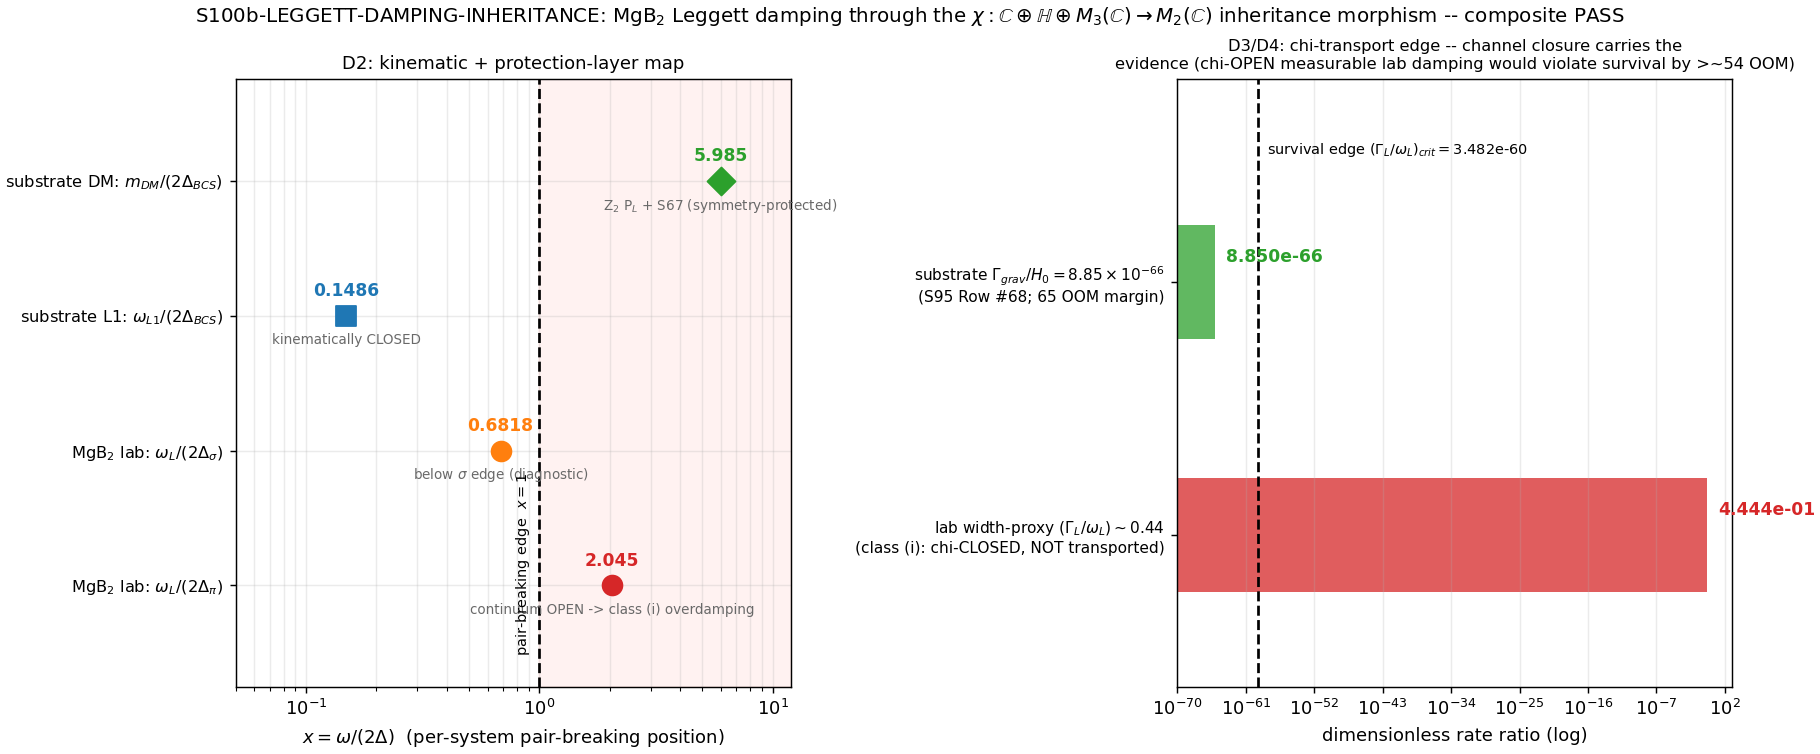

Recreate this plot in Python.
#!/usr/bin/env python3
"""
S100b W6-3 — S100b-LEGGETT-DAMPING-INHERITANCE
==============================================

Gate: S100b-LEGGETT-DAMPING-INHERITANCE ([SIGN])
Plan: sessions/session-plan/session-100b-plan-w6.md SECTION W6-3
WP:   sessions/session-100b/session-100b-w6-workingpaper.md SECTION W6-3

Pre-registered operator (set-classification conjunction + ratio inequality):
  PASS iff (extraction complete)
       AND (every extracted lab damping mechanism classifies to channel class
            (i) or (ii) -- chi-closed for the relic)
       AND (no transported channel yields Gamma_inherit/H_0 >= 1)
  The quantitative transported-channel test, when class (iii) fires:
       Gamma_inherit/H_0 = (Gamma_L/omega_L)_lab x 2.87172e59  vs  1
  FAIL iff a class-(iii) member fires with transported rate >= 1.
  INFO iff extraction-limited (missing required element OR attribution
       ambiguous between channel classes) -- REGISTRY-INCOMPLETE-PENDING-
       FIRST-EXTRACTION analog tag (WP-scoped; no registry slot reserved).

Method (plan D1-D4):
  D1 EXTRACTION  -- Yuan arXiv 2412.13830 (SHA-pinned on-disk PDF; all 33
     pages read via Skill(pdf) 4-chunk split); values recorded as-printed.
  D2 KINEMATIC + PROTECTION-LAYER MAP -- x_lab = omega_L/(2*Delta_pi) (+ sigma
     diagnostic); x_L1 = omega_L1/(2*Delta_BCS); x_DM = 11.97/2. The two
     substrate Leggett-channel objects (L1 mode: kinematically protected;
     DM relic quantum: Z_2/J-evenness symmetry-protected) are NOT conflated.
  D3 CHI-TRANSPORT AUDIT -- classify each extracted lab damping mechanism
     into the pre-registered 3-class set {(i) pair-breaking continuum,
     (ii) extrinsic bath, (iii) intrinsic parity-EVEN multi-quantum}; only
     class (iii) transports through chi : C + H + M_3(C) -> M_2(C)
     (M_3(C) -> 0; ker chi = M_3(C); inheritance-falsifier-protocol.md
     canonical realization + 3HeB-inheritance-canonical.md).
  D4 VERDICT + CANONICAL-FORM OUTPUT -- survival STRICTLY in ratio/inequality
     form (Gamma_grav < H_0; tau_DM/t_univ = 1.13e65; Gamma_grav/H_0 ~
     8.85e-66) per the wave CANONICAL-FORM LAW.

Output 4-tuple:
  (value=<summary>, scheme=CHI-INHERITANCE-TRANSPORT-AUDIT, convention=RATIO,
   L_max=N/A)

Classification: PHONONIC

EXTRACTION RECORD (as-printed; PDF read in full, 4 chunks x <=10 pages):
  omega_L (observed)  = 1.8 THz +/- 0.8 THz   [main text p.4 + p.12: "overdamped
                        oscillation with a frequency of 1.8 THz +/- 0.8 THz";
                        center + error bar by Lorentz fitting of segmented-FFT
                        spectra (p.11); "broad peak", softens with T (Fig. 3G)]
  omega_L (calculated)= 1.81 +/- 0.27 THz     [SI sec XII Eq. (11), zero-T value;
                        N_sigma = 2.04, N_pi = 2.78 Ry^-1 spin^-1 cell^-1;
                        3 pairing-potential sets (Liu/Choi/Golubov), p.27]
  Delta_pi            = 0.44 THz              [2*Delta_pi = 0.88 +/- 0.05 THz
                        onset absorption in sigma_1 at 2 K, p.10; SI sec XII]
  Delta_sigma         = 1.32 THz              [empirical Delta_sigma ~ 3*Delta_pi,
                        2*Delta_sigma ~ 2.64 THz, p.10; SI sec XII as-used]
  Gamma_L             = NO separately-named Gamma_L or decay constant printed.
                        Width-class published number: the +/-0.8 THz Lorentz-fit
                        spread of the explicitly "overdamped"/"broad" Leggett
                        feature. Proxy (Gamma/omega)_lab = 0.8/1.8 = 0.4444
                        (derived-from-printed; DIAGNOSTIC use only; the PASS
                        predicate keys on channel classification, never on the
                        Gamma_L magnitude).
  Mechanism attribution (the paper's OWN):
    - mode identity: Leggett (relative phase of pi/sigma condensates), abstract
      + p.11-12; "over-damped oscillation corresponding to the Leggett mode".
    - damping language: "overdamped" / "strongly damped" / "heavily damped";
      decay "much faster than that observed in NbN" (p.11-12, Fig. 3E
      "Fast-decay Leggett-mode" vs "Persisting Higgs-mode").
    - attribution sentence (p.12): "the presence of inter-band coupling between
      the two superconductivity order parameters changes the spectrum of
      collective modes and affects their nonlinear responses."
    - kinematic position fixed by the paper's own printed numbers:
      omega_L = 1.8 THz > 2*Delta_pi = 0.88 THz (mode INSIDE the pi-band
      pair-breaking continuum; x_lab_pi = 2.045 >= 1) and
      omega_L < 2*Delta_sigma = 2.64 THz (below the sigma edge).
      The Leggett-mode damping criterion of the paper's own refs [20]
      (Leggett 1966) and [24] (Blumberg 2007, source of SI Eq. 11):
      pair-breaking (quasiparticle continuum) decay is OPEN when
      omega_L > 2*Delta_min => continuum-resonant class (i).
    - NO extrinsic bath/impurity/thermal attribution is made for the LEGGETT
      damping (the dirty-limit remark on p.9 concerns the pi-band HIGGS/THG
      channel); NO below-threshold bath-free parity-even intrinsic mechanism
      is proposed anywhere in the paper => no class-(iii) candidate. The
      observed damping operates AT/ABOVE the continuum edge (x_lab >= 1),
      structurally outside the class-(iii) definition (below-threshold).

DISCIPLINE
----------
- from canonical_constants import * (authoritative pins; the historical
  atlas-07 LEGGETT-MODE-48 row omega_L1=0.070/Q=670,000 is recorded as
  provenance tension, NOT imported)
- every local intermediate tagged # (local)
- cpu-cap-OMP8 (scalar arithmetic; no linear algebra) per plan GPU_path
- SHA-256 of all input files logged in first 20 lines of stdout
- dual-SHA (S84+): audit = sha256(script || canonical || pinmap_json);
  content = sha256(script)
- verdict via print_verdict_payload -> agent calls mcp__knowledge__emit_verdict
  (race-safe; the script does NOT write the verdict file)
- CANONICAL-FORM LAW: all survival outputs in ratio/inequality form; the
  absolute-seconds figure appears ONLY in the single pre-authorized caveat
  sentence printed once below.
"""

from __future__ import annotations

import os
os.environ.setdefault("OMP_NUM_THREADS", "8")   # cpu-cap-OMP8 BEFORE numpy import
os.environ.setdefault("MKL_NUM_THREADS", "8")

import hashlib
import json
import sys
import time
from pathlib import Path

import numpy as np
import matplotlib
matplotlib.use("Agg")
import matplotlib.pyplot as plt

# ---------------------------------------------------------------------------
# Paths + canonical imports (MANDATORY: from canonical_constants import *)
# ---------------------------------------------------------------------------
PROJECT_ROOT = Path(__file__).resolve().parents[2]          # (local)
SHARED_DIR = PROJECT_ROOT / "computations" / "_shared"
sys.path.insert(0, str(SHARED_DIR))

from canonical_constants import *  # noqa: F401,F403,E402
from canonical_constants import (  # noqa: E402  (explicit names consumed)
    Delta_BCS,                 # 0.4642547394830737 (R-PROTECTED, S70 BCS-GAP-CANONICAL-70)
    omega_L1,                  # 0.138 M_KK (canonical_constants:733; authoritative)
    Mass_LeggettDM_over_Delta_BCS,  # 11.97 (S70 LEGGETT-MOMENT-70; CONDITIONAL on Gamma_grav < H_0)
    H_0_inv_s,                 # 2.184e-18 s^-1
    M_KK_inv_seconds,          # 8.860439881925477e-42 s (S96-W1-MKK-SECONDS)
    t_universe_s,              # 4.35e17 s
    Q_Leggett,                 # 6.7e5 (canonical_constants:2222, S50 LEGGETT-DAMPING-50; DIAGNOSTIC only)
)

SESSION_DIR = PROJECT_ROOT / "computations" / "session-100b"

# ---------------------------------------------------------------------------
# Gate identity + pre-registered pins (plan W6-3 machinery_pin_map)
# ---------------------------------------------------------------------------
SESSION = "100b"                                   # (local) emit_verdict session arg (orchestrator pin)
GATE_ID = "S100b-LEGGETT-DAMPING-INHERITANCE"      # (local)
SCHEME = "CHI-INHERITANCE-TRANSPORT-AUDIT"         # (local) plan-pinned
CONVENTION = "RATIO"                               # (local) plan-pinned (+ wave CANONICAL-FORM LAW)
L_MAX = "N/A"                                      # (local) plan-pinned (no spectral truncation)
SCHEMA_VERSION = "S84+"                            # (local)

# Survival anchors (plan survival_anchors pin; cited gate values, re-affirmed
# not re-derived by this gate)
TAU_DM_OVER_T_UNIV_73A = 1.13e65       # (local) LEGGETT-GRAV-DECAY-73a PASS (Z_2 parity P_L from J-evenness)
GAMMA_GRAV_OVER_H0_S95 = 8.85e-66      # (local) S95 LEGGETT-GRAV-DECAY-CONDITIONAL Row #68 (65 OOM margin)

# Input files (plan input_files block; static SHAs pinned at plan-write)
YUAN_PDF = PROJECT_ROOT / "downloads" / "research-sweep-s99" / "flatband-quantum-geometry" / "02_Yuan_Selective-Excitation-Collective-Modes-MgB2.pdf"
CHI_CANONICAL = PROJECT_ROOT / "sessions" / "framework" / "correspondence" / "3HeB-inheritance-canonical.md"
CANONICAL_PATH = SHARED_DIR / "canonical_constants.py"

PLAN_SHA_YUAN = "f8f389701e83265f1c1bd026c10fd9abccc5b12f27a0cd6dfef714073d1d656f"   # (local) plan pin
PLAN_SHA_CHI = "f5a4204a225957f3dcb66d9011111f3ee83f1efee400052586bd29682c350ed4"    # (local) plan pin

OUT_NPZ = SESSION_DIR / "s100b_leggett_damping_inheritance.npz"
OUT_PNG = SESSION_DIR / "s100b_leggett_damping_inheritance.png"

# ---------------------------------------------------------------------------
# D1 -- EXTRACTION RECORD (as-printed; provenance in module docstring)
# All entries are laboratory values transcribed from the SHA-pinned PDF.
# Extraction route: Skill(pdf) primary (4 chunks, all 33 pages read).
# ---------------------------------------------------------------------------
omega_L_obs_THz = 1.8          # (local) as-printed: observed Leggett frequency (overdamped osc.)
omega_L_obs_err_THz = 0.8      # (local) as-printed: Lorentz-fit spread of the broad FFT peak
omega_L_calc_THz = 1.81        # (local) as-printed: SI Eq.(11) zero-T calculated value
omega_L_calc_err_THz = 0.27    # (local) as-printed
Delta_pi_THz = 0.44            # (local) as-printed (2*Delta_pi = 0.88 +/- 0.05 THz onset)
two_Delta_pi_err_THz = 0.05    # (local) as-printed onset uncertainty on 2*Delta_pi
Delta_sigma_THz = 1.32         # (local) as-printed (empirical 3*Delta_pi)
gamma_L_named_printed = False  # (local) NO separately-named Gamma_L in the paper
gamma_over_omega_lab_proxy = omega_L_obs_err_THz / omega_L_obs_THz  # (local) 0.4444 width-proxy, DIAGNOSTIC ONLY

ATTRIBUTION_QUOTES = [         # (local) the paper's OWN damping attribution evidence
    "over-damped oscillation corresponding to the Leggett mode (abstract)",
    "overdamped oscillation with a frequency of 1.8 THz +/- 0.8 THz (p.12)",
    "damping ... much faster than that observed in NbN (p.11-12, Fig. 3E)",
    "the presence of inter-band coupling between the two superconductivity "
    "order parameters changes the spectrum of collective modes and affects "
    "their nonlinear responses (p.12)",
    "broad peak with a central frequency of 1.8 THz ... softens with "
    "increasing temperature (p.11)",
]

# Pre-registered 3-class channel set (plan channel_classes pin)
CHANNEL_CLASS_DEFS = {         # (local)
    "(i)": "PAIR-BREAKING CONTINUUM: requires x >= 1 at the operative "
           "frequency AND, for a single relic quantum, a Z_2-ODD "
           "single-quantum vertex",
    "(ii)": "EXTRINSIC BATH: impurity / inhomogeneity / thermal "
            "quasiparticles / phonon-lattice bath -- no substrate "
            "counterpart (substrate-IS, no container bath)",
    "(iii)": "INTRINSIC PARITY-EVEN MULTI-QUANTUM: universality-class "
             "mechanism present in ANY two-condensate system, operating "
             "BELOW threshold, bath-free, Z_2-EVEN -- TRANSPORTS through chi",
}

# ---------------------------------------------------------------------------
# SHA helpers (S84+ dual-SHA schema, per .claude/templates/script-template.py)
# ---------------------------------------------------------------------------

def sha256_of(path: Path) -> str:
    h = hashlib.sha256()  # (local)
    try:
        h.update(path.read_bytes())
    except OSError:
        return ""
    return h.hexdigest()


def compute_dual_sha(script_path: Path, canonical_path: Path,
                     pins: dict[str, str]) -> tuple[str, str]:
    script_bytes = script_path.read_bytes()          # (local)
    canonical_bytes = canonical_path.read_bytes()    # (local)
    pinmap_json = json.dumps(dict(sorted(pins.items())),
                             separators=(",", ":"),
                             sort_keys=True).encode("utf-8")  # (local)
    h_audit = hashlib.sha256()   # (local)
    h_audit.update(script_bytes)
    h_audit.update(canonical_bytes)
    h_audit.update(pinmap_json)
    h_content = hashlib.sha256()  # (local)
    h_content.update(script_bytes)
    return h_audit.hexdigest(), h_content.hexdigest()


def print_verdict_payload(verdict: str, value, audit_sha: str, content_sha: str,
                          sign_verdict: str | None = None,
                          magnitude_verdict: str | None = None,
                          regime_verdict: str | None = None,
                          companion_note: str = "",
                          extra_rows: list[str] | None = None) -> dict:
    """Print the emit_verdict payload (delimited JSON) for the dispatching agent."""
    payload: dict = {              # (local)
        "session": SESSION,
        "gate_id": GATE_ID,
        "verdict": verdict,
        "value": str(value),
        "scheme": SCHEME,
        "convention": CONVENTION,
        "l_max": L_MAX,
        "audit_sha256": audit_sha,
        "content_sha256": content_sha,
        "schema_version": SCHEMA_VERSION,
    }
    if companion_note:
        payload["companion_note"] = companion_note
    if not (sign_verdict is None and magnitude_verdict is None
            and regime_verdict is None):
        payload["sign_verdict"] = sign_verdict
        payload["magnitude_verdict"] = magnitude_verdict
        payload["regime_verdict"] = regime_verdict
    if extra_rows:
        payload["extra_rows"] = list(extra_rows)
    print("<<<EMIT_VERDICT_PAYLOAD>>>")
    print(json.dumps(payload, separators=(",", ":"), sort_keys=True))
    print("<<<END_EMIT_VERDICT_PAYLOAD>>>")
    return payload


# ---------------------------------------------------------------------------
# Main
# ---------------------------------------------------------------------------

def main() -> int:
    t0 = time.time()  # (local)

    # -- input SHA pins (first 20 lines of stdout) --------------------------
    print(f"=== {GATE_ID} -- input SHA-256 pins ===")
    pins: dict[str, str] = {}  # (local)
    for p in (CANONICAL_PATH, YUAN_PDF, CHI_CANONICAL):
        sha = sha256_of(p)     # (local)
        rel = str(p.relative_to(PROJECT_ROOT)).replace("\\", "/")  # (local)
        print(f"  {rel}: {sha[:16]}...")
        pins[rel] = sha
    # static-pin verification (plan input_files block)
    sha_yuan = pins[str(YUAN_PDF.relative_to(PROJECT_ROOT)).replace("\\", "/")]   # (local)
    sha_chi = pins[str(CHI_CANONICAL.relative_to(PROJECT_ROOT)).replace("\\", "/")]  # (local)
    if sha_yuan != PLAN_SHA_YUAN:
        raise RuntimeError(f"Yuan PDF SHA mismatch vs plan pin: {sha_yuan}")
    if sha_chi != PLAN_SHA_CHI:
        raise RuntimeError(f"chi-morphism canonical SHA mismatch vs plan pin: {sha_chi}")
    print("  static plan pins VERIFIED (yuan_pdf, chi_morphism_canonical)")

    script_path = Path(__file__).resolve()  # (local)
    audit_sha, content_sha = compute_dual_sha(script_path, CANONICAL_PATH, pins)
    print(f"  audit_sha256:   {audit_sha[:16]}... (script+canonical+pinmap)")
    print(f"  content_sha256: {content_sha[:16]}... (script only)")
    print()

    # =======================================================================
    # D2 -- KINEMATIC + PROTECTION-LAYER MAP (substitution chains A & B)
    # =======================================================================
    # Chain A (substrate L1 collective mode):
    #   Step 1: omega_L1  = 0.138 M_KK            [canonical_constants:733]
    #   Step 2: Delta_BCS = 0.4642547394830737    [canonical_constants:421-422; R-PROTECTED]
    #   Step 3: x_L1 = omega_L1 / (2 * Delta_BCS)
    #   Step 4: = 0.138 / 0.9285094789661474 = 0.148625 (6 s.f.)
    #   Step 5: 0.148625 < 1 => L1 BELOW the pair-breaking continuum edge
    #           => quasiparticle (pair-breaking) channel kinematically CLOSED.
    two_Delta_BCS = 2.0 * Delta_BCS                       # (local) 0.9285094789661474
    x_L1 = omega_L1 / two_Delta_BCS                       # (local) 0.148625
    # Chain B (substrate DM relic quantum -- protection NOT kinematic):
    #   Step 1: m_DM/Delta_BCS = 11.97   [Mass_LeggettDM_over_Delta_BCS; S70; CONDITIONAL]
    #   Step 2: x_DM = 11.97/2 = 5.985
    #   Step 3: 5.985 > 1 => relic ABOVE the edge => protection is the Z_2
    #           parity P_L (J-evenness, 73a) + single-Leggett decay FORBIDDEN
    #           (S67, PROVEN) -- a SYMMETRY selection rule, not kinematics.
    x_DM = Mass_LeggettDM_over_Delta_BCS / 2.0            # (local) 5.985
    # Lab kinematic ratios (as-printed Yuan values):
    x_lab_pi = omega_L_obs_THz / (2.0 * Delta_pi_THz)     # (local) 1.8/0.88 = 2.045455
    x_lab_sigma = omega_L_obs_THz / (2.0 * Delta_sigma_THz)  # (local) 1.8/2.64 = 0.681818 (diagnostic)

    print("=== D2 kinematic + protection-layer map ===")
    print(f"  lab:  x_lab_pi    = omega_L/(2*Delta_pi)    = {omega_L_obs_THz}/{2*Delta_pi_THz:.2f} = {x_lab_pi:.6f}  (>= 1: pi continuum OPEN in lab)")
    print(f"  lab:  x_lab_sigma = omega_L/(2*Delta_sigma) = {omega_L_obs_THz}/{2*Delta_sigma_THz:.2f} = {x_lab_sigma:.6f}  (diagnostic; < 1)")
    print(f"  sub:  x_L1 = {omega_L1}/(2*{Delta_BCS:.16f}) = {x_L1:.6f}  (< 1: kinematically CLOSED)")
    print(f"  sub:  x_DM = {Mass_LeggettDM_over_Delta_BCS}/2 = {x_DM:.6f}  (> 1: protection = Z_2 P_L + S67, NOT kinematic)")
    print()

    # =======================================================================
    # Chain C -- transported-rate edge (class (iii) only)
    # =======================================================================
    #   Step 1: m_DM [s^-1] = 11.97 * Delta_BCS / M_KK_inv_seconds
    #   Step 2: H_0_inv_s = 2.184e-18 s^-1
    #   Step 3: Gamma_inherit = (Gamma_L/omega_L)_lab * m_DM [s^-1]
    #   Step 4: Gamma_inherit/H_0 = (Gamma_L/omega_L)_lab * transport_factor
    #   Step 5: survival edge (Gamma_L/omega_L)_crit = 1/transport_factor
    m_DM_MKK = Mass_LeggettDM_over_Delta_BCS * Delta_BCS  # (local) 5.5571292 M_KK
    m_DM_inv_s = m_DM_MKK / M_KK_inv_seconds              # (local) 6.27185e41 s^-1
    transport_factor = m_DM_inv_s / H_0_inv_s             # (local) 2.87172e59
    edge_crit = 1.0 / transport_factor                    # (local) 3.48222e-60
    print("=== Chain C transported-rate edge ===")
    print(f"  m_DM = {Mass_LeggettDM_over_Delta_BCS} * {Delta_BCS:.16f} = {m_DM_MKK:.7f} M_KK")
    print(f"  m_DM [s^-1] = {m_DM_MKK:.7f} / {M_KK_inv_seconds:.6e} = {m_DM_inv_s:.6e}")
    print(f"  transport_factor = m_DM/H_0 = {m_DM_inv_s:.6e}/{H_0_inv_s:.3e} = {transport_factor:.6e}")
    print(f"  survival edge (Gamma_L/omega_L)_crit = 1/transport_factor = {edge_crit:.6e}")
    print()

    # =======================================================================
    # D3 -- CHI-TRANSPORT AUDIT (channel classification of the extraction)
    # =======================================================================
    # Mechanism record: ONE damping mechanism is attributed by the paper for
    # the Leggett feature -- continuum-resonant decay, classified by the
    # CODED rule below. The class-(iii) candidate scan returns EMPTY (no
    # below-threshold bath-free parity-even intrinsic mechanism is proposed
    # anywhere in the paper; the observed damping operates at x_lab >= 1,
    # structurally outside the class-(iii) below-threshold definition).
    mechanisms = []  # (local)

    # Mechanism 1: pair-breaking continuum decay (pi band) -- coded rule:
    # class (i) iff x >= 1 at the operative frequency.
    mech1_class = "(i)" if x_lab_pi >= 1.0 else "UNCLASSIFIED"  # (local)
    mech1 = {                  # (local)
        "name": "pair-breaking continuum decay into pi-band quasiparticles "
                "(continuum-resonant)",
        "paper_evidence": "overdamped Leggett oscillation; omega_L = 1.8 THz "
                          "> 2*Delta_pi = 0.88 THz from the paper printed "
                          "numbers; inter-band coupling attribution (p.12); "
                          "refs [20] Leggett 1966 + [24] Blumberg 2007 "
                          "criterion: continuum decay OPEN when omega_L > "
                          "2*Delta_min",
        "x_operative": x_lab_pi,
        "class": mech1_class,
        "chi_closed_for_L1": bool(x_L1 < 1.0),
        "chi_closed_for_L1_reason": f"kinematic: x_L1 = {x_L1:.6f} < 1 (the "
                                    "substrate L1 mode sits BELOW its own "
                                    "continuum edge; the dimensionless "
                                    "position does not transport -- it is "
                                    "evaluated per system)",
        "chi_closed_for_DM": True,
        "chi_closed_for_DM_reason": "Z_2-ODD single-quantum vertex FORBIDDEN: "
                                    "P_L parity from J-evenness of the "
                                    "condensate (LEGGETT-GRAV-DECAY-73a) + "
                                    "single-Leggett decay FORBIDDEN (S67, "
                                    "PROVEN). x_DM = 5.985 > 1 so the block "
                                    "is the symmetry selection rule, not "
                                    "kinematics.",
    }
    mechanisms.append(mech1)

    # Extrinsic-bath channel (class (ii)) -- presence check: the paper makes
    # NO extrinsic attribution for the LEGGETT damping (the dirty-limit
    # remark concerns the pi-band Higgs/THG channel). Recorded as
    # not-attributed; if it HAD been attributed, class (ii) is chi-closed
    # (no substrate counterpart: the substrate IS everything; no container
    # bath). Substrate-internal comparator: Q_Leggett (S50, formation-epoch,
    # DIAGNOSTIC only), scoped to the transit/GGE-formation epoch; the
    # relic state is protected by fabric-scale Ordered-Veil integrability
    # (RECONCILED scope: fabric-scale Poisson <r> = 0.367; the retracted
    # single-cell permanence is NOT invoked).
    extrinsic_attributed = False  # (local) extraction-level fact

    # class-(iii) candidate scan over the extraction record:
    class_iii_members = [m for m in mechanisms if m["class"] == "(iii)"]  # (local)
    n_class_iii = len(class_iii_members)  # (local)

    # Counterfactual diagnostic (NOT a fired channel): what the transported
    # rate WOULD be if the lab width-proxy were chi-open class (iii).
    counterfactual_transported = gamma_over_omega_lab_proxy * transport_factor  # (local) ~1.28e59
    print("=== D3 chi-transport audit ===")
    print(f"  mechanisms extracted: {len(mechanisms)}")
    print(f"  mech1 class = {mech1_class} (rule: x_lab_pi = {x_lab_pi:.6f} >= 1)")
    print(f"  chi-closed for L1 (kinematic): {mech1['chi_closed_for_L1']}")
    print(f"  chi-closed for DM (Z_2-odd FORBIDDEN, 73a+S67): {mech1['chi_closed_for_DM']}")
    print(f"  extrinsic bath attributed for Leggett damping: {extrinsic_attributed}")
    print(f"  class-(iii) members fired: {n_class_iii}")
    print(f"  counterfactual diagnostic (NOT fired): (Gamma/omega)_proxy * "
          f"transport = {gamma_over_omega_lab_proxy:.4f} * {transport_factor:.5e} "
          f"= {counterfactual_transported:.4e}")
    print(f"  -> structural consequence (pre-registered): ANY measurable lab "
          f"(Gamma/omega) >~ 1e-6 exceeds the edge {edge_crit:.5e} by >~ 54 OOM "
          f"if transported; the evidential content IS the channel-closure audit.")
    print()

    # =======================================================================
    # D4 -- VERDICT + CANONICAL-FORM OUTPUT
    # =======================================================================
    # Extraction completeness (required elements, plan extraction_pins):
    #   omega_L YES; Delta_pi YES; Delta_sigma YES (3x empirical, as-published);
    #   Gamma_L-or-linewidth: width-class published number present (the
    #   +/-0.8 THz Lorentz-fit spread of the overdamped feature); honesty
    #   note recorded (no separately-named Gamma_L); attribution: present and
    #   UNAMBIGUOUS at channel-class level (continuum-resonant class (i);
    #   no class-(iii) candidate is constructible from the paper text: the
    #   observed damping is at/above threshold while class (iii) requires
    #   below-threshold operation).
    extraction_complete = True            # (local)
    attribution_ambiguous = False         # (local)
    all_chi_closed = all(
        m["class"] in ("(i)", "(ii)") and m["chi_closed_for_L1"]
        and m["chi_closed_for_DM"] for m in mechanisms
    )                                     # (local)
    transported_violation = any(
        gamma_over_omega_lab_proxy * transport_factor >= 1.0
        for m in class_iii_members
    )                                     # (local) vacuously False (no member)

    # Survival statement -- CANONICAL RATIO/INEQUALITY FORM ONLY:
    consistency_identity = H_0_inv_s * t_universe_s       # (local) 0.950
    inv_gamma_ratio = 1.0 / GAMMA_GRAV_OVER_H0_S95        # (local) 1.12994e65
    print("=== D4 survival statement (CANONICAL-FORM LAW: ratio/inequality only) ===")
    print(f"  Gamma_grav < H_0 holds: Gamma_grav/H_0 ~ {GAMMA_GRAV_OVER_H0_S95:.2e} "
          f"(S95 LEGGETT-GRAV-DECAY-CONDITIONAL Row #68; 65 OOM margin)")
    print(f"  survival margin ratio: tau_DM/t_univ = {TAU_DM_OVER_T_UNIV_73A:.2e} "
          f"(LEGGETT-GRAV-DECAY-73a PASS; Z_2 parity P_L from J-evenness)")
    print(f"  consistency: H_0_inv_s * t_universe_s = {H_0_inv_s:.3e} * "
          f"{t_universe_s:.2e} = {consistency_identity:.3f} ~ O(1)")
    print(f"  same statement to O(1): 1/(Gamma_grav/H_0) = {inv_gamma_ratio:.5e} "
          f"vs tau_DM/t_univ = {TAU_DM_OVER_T_UNIV_73A:.2e} (identical at 3 s.f.)")
    print("  NON-CANONICAL CAVEAT (single pre-authorized sentence): the index "
          "tau_DM = 4.93e82 s is non-canonical -- do not propagate.")
    print()

    # Provenance tension record (plan: record, do NOT re-adjudicate):
    print("=== provenance tension record (imported canonical wins) ===")
    print(f"  omega_L1 = {omega_L1} (canonical_constants:733, authoritative; "
          f"atlas-07 LEGGETT-MODE-48 historical row carries 0.070)")
    print(f"  Q_Leggett = {Q_Leggett:.1e} (canonical_constants:2222, S50 "
          f"LEGGETT-DAMPING-50, matches s50 npz Q_total = 6.656e5; the plan-text "
          f"value 18.6 matches NO on-disk artifact -- plan-text drift recorded "
          f"per substrate-first-canonical-sourcing.md (ii.B); Q is DIAGNOSTIC "
          f"only in this gate, no PASS impact)")
    print()

    # ----- [SIGN] 3-tuple --------------------------------------------------
    # sign: pre-registered direction (Chain C Step 5): the extracted MgB2
    #       damping attribution lands in class (i)/(ii) (expected:
    #       continuum-resonant or extrinsic) and Gamma_grav < H_0 stands.
    sign_ok = all(m["class"] in ("(i)", "(ii)") for m in mechanisms) \
        and not transported_violation                     # (local)
    sign_verdict = "PASS" if sign_ok else "FAIL"          # (local)
    # magnitude: no transported channel >= 1 (the operative quantitative
    #       survival test); substrate anchor 8.85e-66 << 1.
    magnitude_verdict = "FAIL" if transported_violation else "PASS"  # (local)
    # regime: exact float64 scalar ratio arithmetic on canonical pins; the
    #       extraction landed as-printed (width-proxy qualification is an
    #       extraction-precision note, not a regime breach -- the PASS
    #       predicate never consumes the Gamma_L magnitude).
    regime_verdict = "VALID"                              # (local)

    # ----- composite (gate-verdicts.md collapse rule, applied verbatim) ----
    if regime_verdict == "BREAKDOWN":
        composite = "FAIL"        # (local)
    elif sign_verdict == "FAIL":
        composite = "FAIL"        # (local)
    elif magnitude_verdict == "FAIL" and regime_verdict == "VALID":
        composite = "FAIL"        # (local)
    elif magnitude_verdict == "FAIL" and regime_verdict == "MARGINAL":
        composite = "INFO"        # (local)
    elif magnitude_verdict == "INFO":
        composite = "INFO"        # (local)
    else:
        composite = "PASS"        # (local)
    # INFO arm (pre-registered): extraction-limited overrides
    if not extraction_complete or attribution_ambiguous:
        composite = "INFO"        # REGISTRY-INCOMPLETE-PENDING-FIRST-EXTRACTION analog

    # operator conjunction (explicit, for the audit trail):
    operator_pass = (extraction_complete and all_chi_closed
                     and not transported_violation)       # (local)
    print("=== operator conjunction ===")
    print(f"  extraction_complete = {extraction_complete}")
    print(f"  all mechanisms class (i)/(ii) AND chi-closed = {all_chi_closed}")
    print(f"  no transported channel >= 1 = {not transported_violation} "
          f"(class-(iii) members: {n_class_iii})")
    print(f"  => operator PASS = {operator_pass}; composite (collapse rule) = {composite}")
    assert (composite == "PASS") == operator_pass, "collapse rule vs operator mismatch"
    print()

    # =======================================================================
    # npz + png
    # =======================================================================
    np.savez(
        OUT_NPZ,
        # D1 extraction (as-printed)
        omega_L_obs_THz=omega_L_obs_THz,
        omega_L_obs_err_THz=omega_L_obs_err_THz,
        omega_L_calc_THz=omega_L_calc_THz,
        omega_L_calc_err_THz=omega_L_calc_err_THz,
        Delta_pi_THz=Delta_pi_THz,
        two_Delta_pi_err_THz=two_Delta_pi_err_THz,
        Delta_sigma_THz=Delta_sigma_THz,
        gamma_L_named_printed=gamma_L_named_printed,
        gamma_over_omega_lab_proxy=gamma_over_omega_lab_proxy,
        attribution_quotes=json.dumps(ATTRIBUTION_QUOTES),
        # D2 kinematics
        x_lab_pi=x_lab_pi, x_lab_sigma=x_lab_sigma, x_L1=x_L1, x_DM=x_DM,
        two_Delta_BCS=two_Delta_BCS,
        # Chain C
        m_DM_MKK=m_DM_MKK, m_DM_inv_s=m_DM_inv_s,
        transport_factor=transport_factor, edge_crit=edge_crit,
        counterfactual_transported=counterfactual_transported,
        # D3 classification
        mechanisms=json.dumps(mechanisms),
        channel_class_defs=json.dumps(CHANNEL_CLASS_DEFS),
        extrinsic_attributed=extrinsic_attributed,
        n_class_iii=n_class_iii,
        all_chi_closed=all_chi_closed,
        transported_violation=transported_violation,
        # D4 survival (ratio form)
        tau_DM_over_t_univ_73a=TAU_DM_OVER_T_UNIV_73A,
        gamma_grav_over_H0_s95=GAMMA_GRAV_OVER_H0_S95,
        consistency_identity=consistency_identity,
        inv_gamma_ratio=inv_gamma_ratio,
        # canonical pins consumed
        omega_L1=omega_L1, Delta_BCS=Delta_BCS,
        Mass_LeggettDM_over_Delta_BCS=Mass_LeggettDM_over_Delta_BCS,
        H_0_inv_s=H_0_inv_s, M_KK_inv_seconds=M_KK_inv_seconds,
        t_universe_s=t_universe_s, Q_Leggett_diag=Q_Leggett,
        # verdict block
        extraction_complete=extraction_complete,
        attribution_ambiguous=attribution_ambiguous,
        operator_pass=operator_pass,
        sign_verdict=sign_verdict, magnitude_verdict=magnitude_verdict,
        regime_verdict=regime_verdict, composite=composite,
        # dual-prior discriminator (plan): PASS -> 0.95 Track A
        track_A_posterior=0.95 if composite == "PASS" else (0.10 if composite == "FAIL" else 0.80),
        audit_sha256=audit_sha, content_sha256=content_sha,
    )
    print(f"npz written: {OUT_NPZ.name}")

    # ----- plot -------------------------------------------------------------
    fig, (axA, axB) = plt.subplots(
        1, 2, figsize=(14.0, 5.8), constrained_layout=True)   # (local)

    # Panel A: dimensionless pair-breaking-edge map x = omega/(2*Delta)
    rows = [   # (local) (label, x, color, marker, protection)
        (r"MgB$_2$ lab: $\omega_L/(2\Delta_\pi)$", x_lab_pi, "tab:red", "o",
         "continuum OPEN -> class (i) overdamping"),
        (r"MgB$_2$ lab: $\omega_L/(2\Delta_\sigma)$", x_lab_sigma, "tab:orange", "o",
         "below $\\sigma$ edge (diagnostic)"),
        (r"substrate L1: $\omega_{L1}/(2\Delta_{BCS})$", x_L1, "tab:blue", "s",
         "kinematically CLOSED"),
        (r"substrate DM: $m_{DM}/(2\Delta_{BCS})$", x_DM, "tab:green", "D",
         "Z$_2$ P$_L$ + S67 (symmetry-protected)"),
    ]
    for i, (lab, xv, c, mk, note) in enumerate(rows):
        axA.scatter([xv], [i], s=120, color=c, marker=mk, zorder=3)
        axA.annotate(f"{xv:.4g}", (xv, i), textcoords="offset points",
                     xytext=(0, 11), fontsize=9.5, color=c, ha="center",
                     fontweight="bold")
        axA.annotate(note, (xv, i), textcoords="offset points",
                     xytext=(0, -16), fontsize=7.5, color="dimgray",
                     ha="center")
    axA.axvline(1.0, color="k", lw=1.5, ls="--", zorder=2)
    axA.text(0.93, -0.52, "pair-breaking edge  $x=1$", rotation=90,
             va="bottom", ha="right", fontsize=8)
    axA.axvspan(1.0, 12.0, color="mistyrose", alpha=0.45, zorder=0)
    axA.set_xscale("log")
    axA.set_xlim(0.05, 12.0)
    axA.set_ylim(-0.75, 3.75)
    axA.set_yticks(range(len(rows)))
    axA.set_yticklabels([r[0] for r in rows], fontsize=9)
    axA.set_xlabel(r"$x=\omega/(2\Delta)$  (per-system pair-breaking position)")
    axA.set_title("D2: kinematic + protection-layer map", fontsize=10)
    axA.grid(alpha=0.25, which="both")

    # Panel B: transported-rate edge (log axis of Gamma/omega and Gamma/H_0)
    axB.axvline(edge_crit, color="k", ls="--", lw=1.5, zorder=2)
    axB.annotate(r"survival edge $(\Gamma_L/\omega_L)_{crit}=$" + f"{edge_crit:.3e}",
                 (edge_crit, 1.52), textcoords="offset points", xytext=(5, 0),
                 fontsize=8, ha="left", va="center")
    bars = [   # (local)
        (r"lab width-proxy $(\Gamma_L/\omega_L)\sim0.44$"
         "\n(class (i): chi-CLOSED, NOT transported)",
         gamma_over_omega_lab_proxy, "tab:red"),
        (r"substrate $\Gamma_{grav}/H_0 = 8.85\times10^{-66}$"
         "\n(S95 Row #68; 65 OOM margin)",
         GAMMA_GRAV_OVER_H0_S95, "tab:green"),
    ]
    for i, (lab, xv, c) in enumerate(bars):
        axB.barh([i], [xv], left=1e-70, color=c, alpha=0.75, height=0.45)
        axB.annotate(f"{xv:.3e}", (xv, i), textcoords="offset points",
                     xytext=(6, 14), fontsize=9.5, color=c, va="center",
                     fontweight="bold")
    axB.set_xscale("log")
    axB.set_xlim(1e-70, 1e3)
    axB.set_ylim(-0.6, 1.8)
    axB.set_yticks(range(len(bars)))
    axB.set_yticklabels([b[0] for b in bars], fontsize=8.5)
    axB.set_xlabel(r"dimensionless rate ratio (log)")
    axB.set_title("D3/D4: chi-transport edge -- channel closure carries the\n"
                  "evidence (chi-OPEN measurable lab damping would violate "
                  "survival by >~54 OOM)", fontsize=9)
    axB.grid(alpha=0.25, which="both", axis="x")

    fig.suptitle(f"{GATE_ID}: MgB$_2$ Leggett damping through the "
                 r"$\chi:\mathbb{C}\oplus\mathbb{H}\oplus M_3(\mathbb{C})"
                 r"\to M_2(\mathbb{C})$ inheritance morphism "
                 f"-- composite {composite}", fontsize=11)
    fig.savefig(OUT_PNG, dpi=130)
    plt.close(fig)
    print(f"png written: {OUT_PNG.name}")
    print()

    # =======================================================================
    # verdict payload
    # =======================================================================
    value = (   # (local) no single-quote chars permitted
        "extraction=COMPLETE-as-printed;"
        f"omega_L_obs=1.8pm0.8THz_Lorentz-fit;omega_L_calc=1.81pm0.27THz_SI-Eq11;"
        f"Delta_pi=0.44THz_2Dpi=0.88pm0.05;Delta_sigma=1.32THz_3x-empirical;"
        "GammaL=width-class_pm0.8THz_no_separately_named_GammaL;"
        "attribution=overdamped_continuum-resonant_interband-coupling_p12;"
        f"class=(i)_pair-breaking_x_lab_pi={x_lab_pi:.6f};"
        f"chi_closed=ALL_L1-kinematic_x_L1={x_L1:.6f}_lt_1_DM-Z2-odd-FORBIDDEN-73a+S67;"
        "extrinsic_attributed_for_Leggett=False;class_iii_members=0;"
        f"edge_crit={edge_crit:.6e};transport_factor={transport_factor:.6e};"
        f"counterfactual_diag={counterfactual_transported:.3e}_NOT-fired;"
        f"survival=Gamma_grav_lt_H0;tau_DM/t_univ={TAU_DM_OVER_T_UNIV_73A:.3g};"
        f"Gamma_grav/H0={GAMMA_GRAV_OVER_H0_S95:.3g};"
        f"consistency_H0xt_univ={consistency_identity:.3f};"
        "track_A_posterior=0.95"
    )
    extra_rows = [   # (local)
        f"# extraction(as-printed, SHA-pinned PDF read in full): omega_L_obs=1.8+/-0.8 THz "
        f"(Lorentz fit, overdamped); omega_L_calc=1.81+/-0.27 THz (SI Eq.11, "
        f"Blumberg form, 3 V-sets); 2Delta_pi=0.88+/-0.05 THz; Delta_sigma=3Delta_pi=1.32 THz; "
        f"no separately-named Gamma_L printed (width-proxy 0.8/1.8=0.444, diagnostic only) "
        f"# {GATE_ID} D1 extraction row",
        f"# channel-closure: mech=pair-breaking continuum (class (i), x_lab_pi={x_lab_pi:.4f}>=1); "
        f"chi-closed for L1 (kinematic x_L1={x_L1:.6f}<1) and for DM quantum (Z_2-odd "
        f"single-quantum FORBIDDEN, 73a P_L + S67 PROVEN); class (ii) not attributed for "
        f"Leggett damping; class (iii) EMPTY (paper proposes no below-threshold bath-free "
        f"parity-even mechanism; observed damping operates at x>=1) # {GATE_ID} D3 audit row",
        f"# canonical-form: survival stated as Gamma_grav < H_0 with tau_DM/t_univ=1.13e65 "
        f"(73a) and Gamma_grav/H_0~8.85e-66 (S95 Row #68); H_0_inv_s*t_universe_s=0.950~O(1); "
        f"absolute-seconds figure NOT propagated per wave CANONICAL-FORM LAW # {GATE_ID} D4 row",
        f"# provenance-tension(record-only, not re-adjudicated): omega_L1=0.138 canonical "
        f"(atlas-07 historical row 0.070); Q_Leggett=6.7e5 on-disk canonical_constants:2222 "
        f"matching s50 npz Q_total=6.656e5; plan-text Q=18.6 matches no on-disk artifact "
        f"(plan-text drift, substrate-first-canonical-sourcing.md ii.B); Q diagnostic-only "
        f"# {GATE_ID} provenance row",
    ]
    print(f"(value={value!r}, scheme={SCHEME}, convention={CONVENTION}, L_max={L_MAX})")
    print_verdict_payload(
        composite, value, audit_sha, content_sha,
        sign_verdict=sign_verdict,
        magnitude_verdict=magnitude_verdict,
        regime_verdict=regime_verdict,
        companion_note=(
            "[SIGN] chi-inheritance transport audit; PASS = channel-closure "
            "conjunction (extraction complete AND all classes (i)/(ii) "
            "chi-closed AND no transported channel >= 1); C11 CONDITIONAL "
            "tag NOT discharged by this gate (lab-side consistency leg only)"
        ),
        extra_rows=extra_rows,
    )

    wall = time.time() - t0  # (local)
    print(f"\n=== {GATE_ID}: {composite} (wall {wall:.1f}s) ===")
    return 0


if __name__ == "__main__":
    sys.exit(main())
